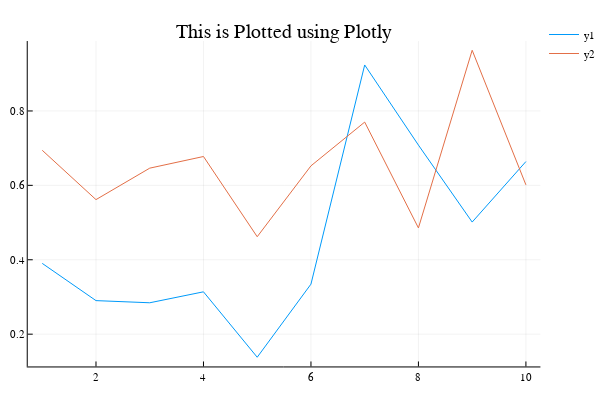

Notebook source saved alongside this figure:
### Code cell
using Plots

x = 1:10; y = rand(10,2) # 2 columns means two lines
plotly() # Set the backend to Plotly
plot(x,y,title="This is Plotted using Plotly") # This plots into the web browser via Plotly
# gr() # Set the backend to GR
# plot(x,y,title="This is Plotted using GR") # This plots using GR

### Figure 1 — Plotly figure (JSON) as saved in the notebook; plotly's stock layout.template omitted (floating-point values rounded to 4 significant figures)
{"data": [{"colorbar": {"title": {"text": ""}}, "hoverinfo": "text", "legendgroup": "y1", "line": {"color": "rgba(0, 154, 250, 1.000)", "dash": "solid", "shape": "linear", "width": 1}, "mode": "lines", "name": "y1", "showlegend": true, "text": [null, null, null, null, null, null, null, null, null, null], "type": "scatter", "x": [1, 2, 3, 4, 5, 6, 7, 8, 9, 10], "xaxis": "x", "y": [0.3903, 0.2902, 0.2844, 0.3139, 0.138, 0.3345, 0.9236, 0.7082, 0.5013, 0.664], "yaxis": "y", "zmax": 0.1, "zmin": -0.1}, {"colorbar": {"title": {"text": ""}}, "hoverinfo": "text", "legendgroup": "y2", "line": {"color": "rgba(227, 111, 71, 1.000)", "dash": "solid", "shape": "linear", "width": 1}, "mode": "lines", "name": "y2", "showlegend": true, "text": [null, null, null, null, null, null, null, null, null, null], "type": "scatter", "x": [1, 2, 3, 4, 5, 6, 7, 8, 9, 10], "xaxis": "x", "y": [0.6942, 0.5617, 0.6463, 0.6775, 0.4619, 0.6524, 0.77, 0.4856, 0.9631, 0.6013], "yaxis": "y", "zmax": 0.1, "zmin": -0.1}], "layout": {"annotations": [{"font": {"color": "rgba(0, 0, 0, 1)", "family": "sans-serif", "size": 20}, "rotation": 0, "showarrow": false, "text": "This is Plotted using Plotly", "x": 0.5222, "xanchor": "center", "xref": "paper", "y": 1, "yanchor": "top", "yref": "paper"}], "height": 400, "hovermode": "x", "legend": {"bgcolor": "rgba(255, 255, 255, 1.000)", "bordercolor": "rgba(0, 0, 0, 1)", "font": {"color": "rgba(0, 0, 0, 1)", "family": "sans-serif", "size": 11}, "tracegroupgap": 0, "x": 1, "y": 1}, "margin": {"b": 20, "l": 0, "r": 0, "t": 20}, "paper_bgcolor": "rgba(255, 255, 255, 1.000)", "plot_bgcolor": "rgba(255, 255, 255, 1.000)", "showlegend": true, "width": 600, "xaxis": {"anchor": "y", "autorange": false, "domain": [0.05101, 0.9934], "gridcolor": "rgba(0, 0, 0, 0.1)", "gridwidth": 0.5, "linecolor": "rgba(0, 0, 0, 1)", "mirror": false, "range": [0.73, 10.27], "showgrid": true, "showline": true, "showspikes": true, "showticklabels": true, "tickangle": 0, "tickcolor": "rgb(0, 0, 0)", "tickfont": {"color": "rgba(0, 0, 0, 1)", "family": "sans-serif", "size": 11}, "tickmode": "array", "ticks": "inside", "ticktext": ["2", "4", "6", "8", "10"], "tickvals": [2, 4, 6, 8, 10], "title": {"font": {"color": "rgba(0, 0, 0, 1)", "family": "sans-serif", "size": 15}, "text": ""}, "type": "linear", "visible": true, "zeroline": false, "zerolinecolor": "rgba(0, 0, 0, 1)"}, "yaxis": {"anchor": "x", "autorange": false, "domain": [0.03762, 0.9415], "gridcolor": "rgba(0, 0, 0, 0.1)", "gridwidth": 0.5, "linecolor": "rgba(0, 0, 0, 1)", "mirror": false, "range": [0.1132, 0.9879], "showgrid": true, "showline": true, "showspikes": true, "showticklabels": true, "tickangle": 0, "tickcolor": "rgb(0, 0, 0)", "tickfont": {"color": "rgba(0, 0, 0, 1)", "family": "sans-serif", "size": 11}, "tickmode": "array", "ticks": "inside", "ticktext": ["0.2", "0.4", "0.6", "0.8"], "tickvals": [0.2, 0.4, 0.6, 0.8], "title": {"font": {"color": "rgba(0, 0, 0, 1)", "family": "sans-serif", "size": 15}, "text": ""}, "type": "linear", "visible": true, "zeroline": false, "zerolinecolor": "rgba(0, 0, 0, 1)"}}}
